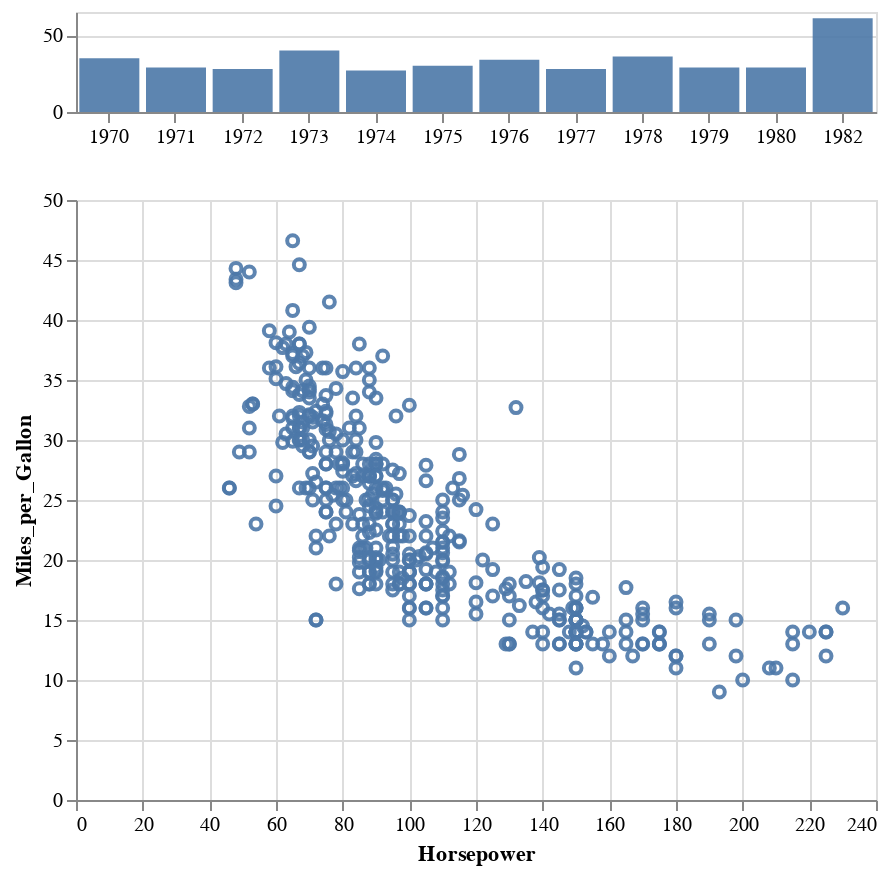

The notebook cell saved with this chart:
### Markdown cell above
For more complex interactions, such as linked charts and cross-filtering, Altair provides a *selection* abstraction for defining interactive selections and then binding them to components of a chart. We will cover this is in detail in a later notebook.

Below is a more complex example. The upper histogram shows the count of cars per year and  uses an interactive selection to modify the opacity of points in the lower scatter plot, which shows horsepower versus mileage.

_Drag out an interval in the upper chart and see how it affects the points in the lower chart.

### Code cell
# create an interval selection over an x-axis encoding
brush = alt.selection_interval(encodings=['x'], resolve = 'union')

# determine opacity based on brush
opacity = alt.condition(brush, alt.value(0.9), alt.value(0.1))

# an overview histogram of cars per year
# add the interval brush to select cars over time
overview = alt.Chart(cars).mark_bar().encode(
    alt.X('Year:O', timeUnit='year', # extract year unit, treat as ordinal
      axis=alt.Axis(title=None, labelAngle=0) # no title, no label angle
    ),
    alt.Y('count()', title=None), # counts, no axis title
    opacity=opacity
).add_params(
    brush      # add interval brush selection to the chart
).properties(
    width=400, # set the chart width to 400 pixels
    height=50  # set the chart height to 50 pixels
)

# a detail scatterplot of horsepower vs. mileage
# modulate point opacity based on the brush selection
detail = alt.Chart(cars).mark_point().encode(
    alt.X('Horsepower'),
    alt.Y('Miles_per_Gallon'),
    # set opacity based on brush selection
    opacity=opacity
).properties(width=400) # set chart width to match the first chart

# vertically concatenate (vconcat) charts using the '&' operator
overview & detail

### Figure 1 — Vega-Lite specification as saved in the notebook (floating-point values rounded to 4 significant figures; data arrays with more than 128 entries replaced by an {"elided": "..."} marker saying what was removed)
{"config": {"view": {"continuousWidth": 300, "continuousHeight": 300}}, "vconcat": [{"mark": {"type": "bar"}, "encoding": {"opacity": {"condition": {"param": "param_33", "value": 0.9}, "value": 0.1}, "x": {"axis": {"labelAngle": 0, "title": null}, "field": "Year", "timeUnit": "year", "type": "ordinal"}, "y": {"aggregate": "count", "title": null, "type": "quantitative"}}, "height": 50, "name": "view_24", "width": 400}, {"mark": {"type": "point"}, "encoding": {"opacity": {"condition": {"param": "param_33", "value": 0.9}, "value": 0.1}, "x": {"field": "Horsepower", "type": "quantitative"}, "y": {"field": "Miles_per_Gallon", "type": "quantitative"}}, "width": 400}], "data": {"name": "data-f02450ab61490a1363517a0190416235"}, "params": [{"name": "param_33", "select": {"type": "interval", "encodings": ["x"], "resolve": "union"}, "views": ["view_24"]}], "$schema": "https://vega.github.io/schema/vega-lite/v5.8.0.json", "datasets": {"data-f02450ab61490a1363517a0190416235": {"elided": "406 records"}}}
